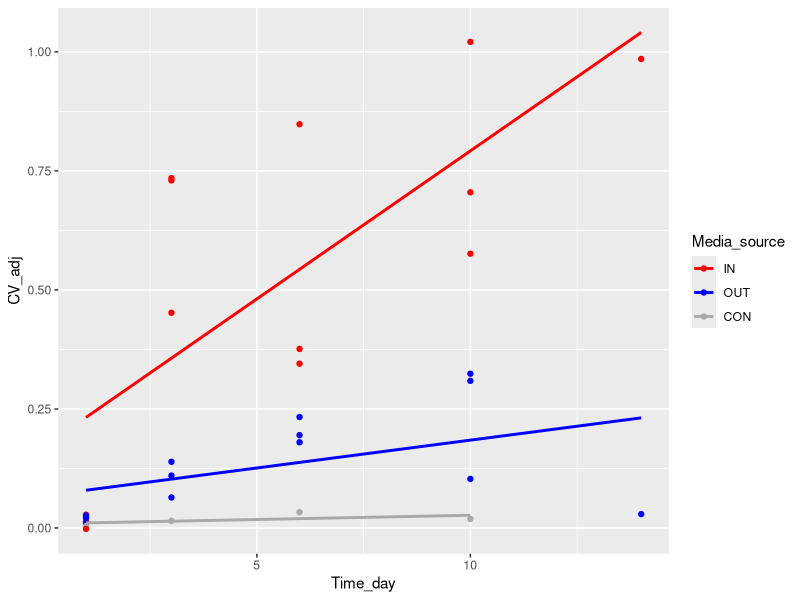
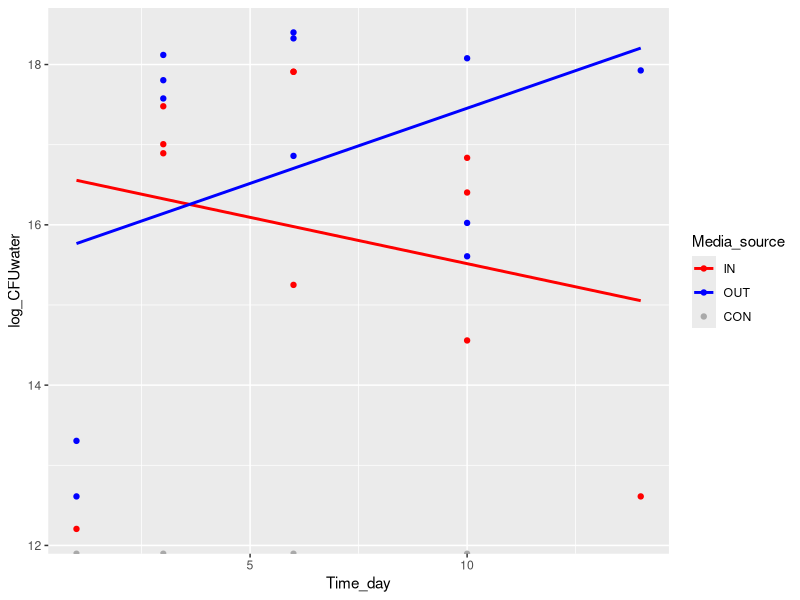
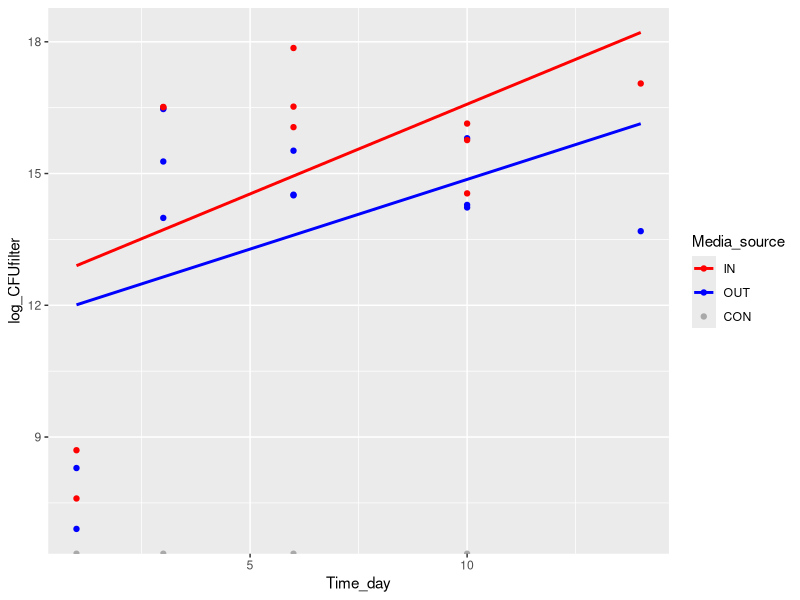
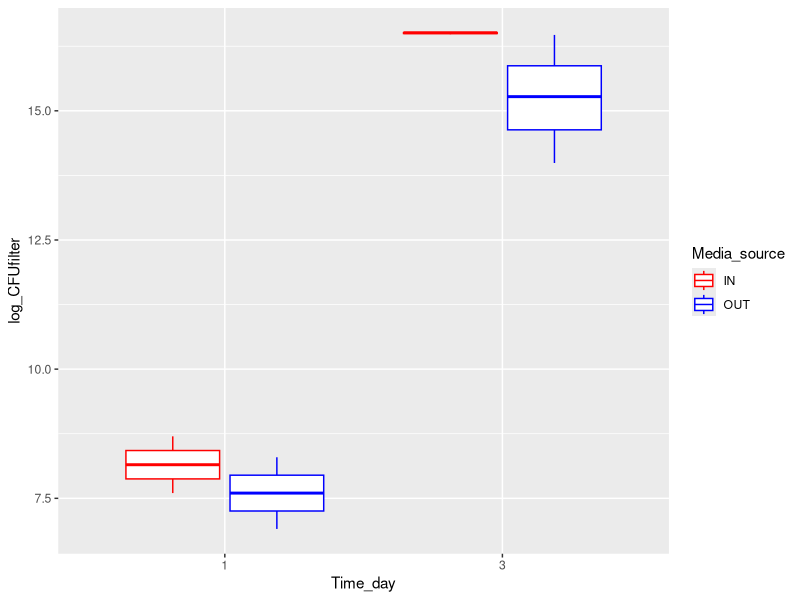
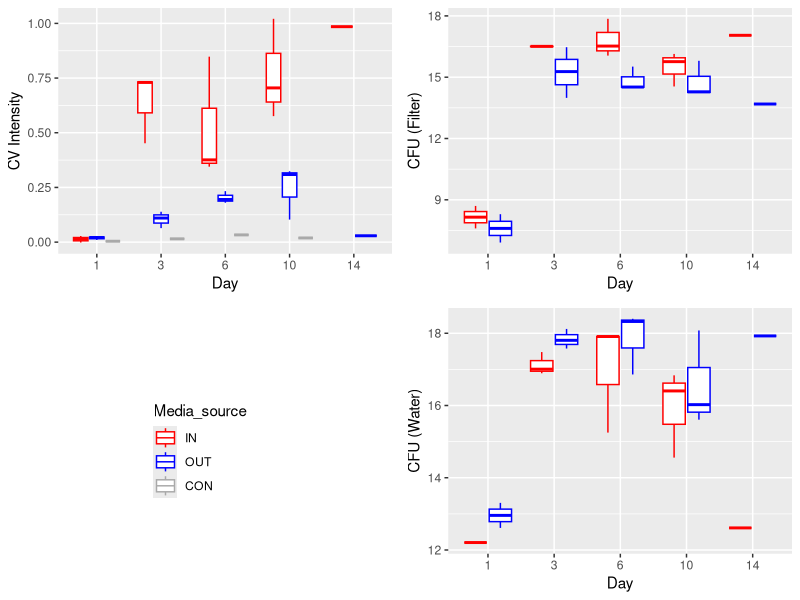
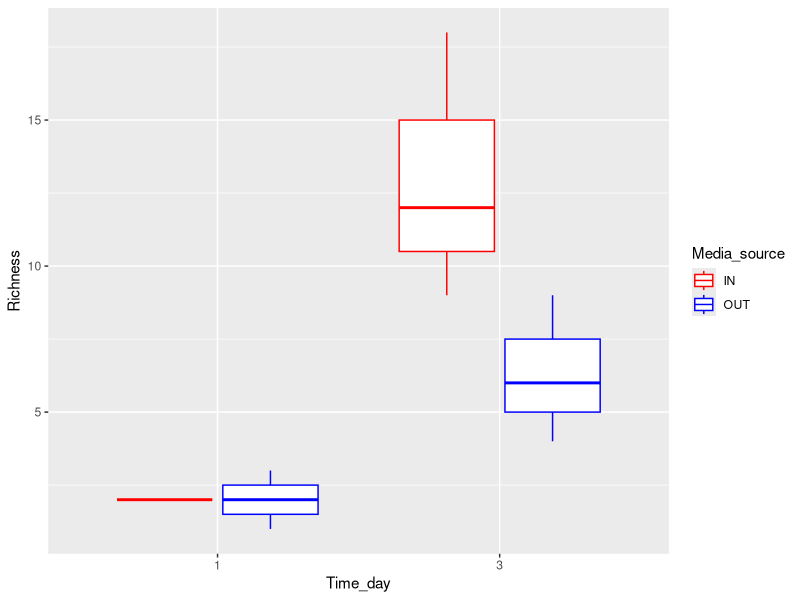
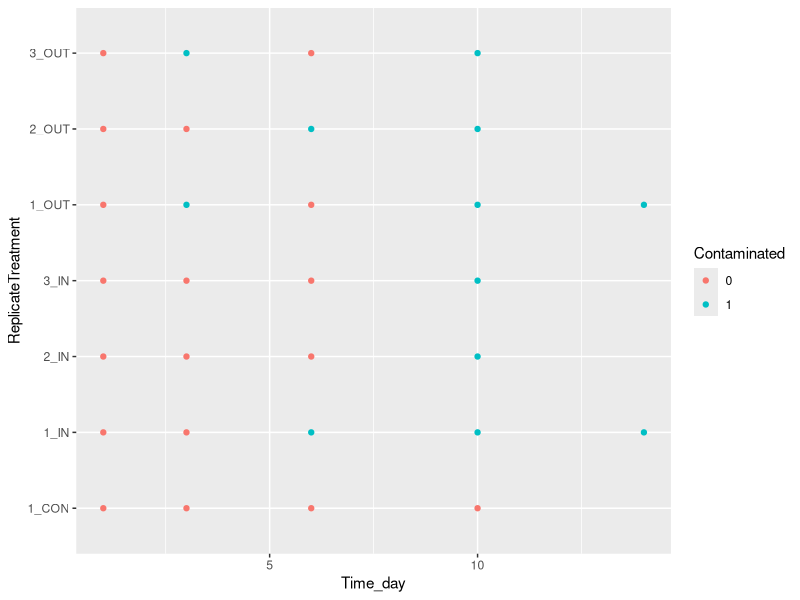

These figures' R source, in order:
#!bin/bash
library(tidyverse)
library(gridExtra)
library(car)
setwd("~/Documents/PhD/Project_biofilm/")
dat <- read.delim("biofilm_results.txt", header=TRUE, stringsAsFactors = FALSE)
dat <- dat %>%
  mutate(log_CFUfilter = log(CFU_estimate_filter), log_CFUwater = log(CFU_estimate_water)) %>%
  mutate(Media_source=factor(Media_source, levels=c("IN","OUT","CON")))
dat %>%
  ggplot(aes(x=Time_day, y=CV_adj, col=Media_source)) +
  geom_point() +
  geom_smooth(method="lm", se=FALSE) +
  scale_color_manual(values=c("red","blue","darkgrey"))

dat %>%
  ggplot(aes(x=Time_day, y=log_CFUwater, col=Media_source)) +
  geom_point() +
  geom_smooth(method="lm", se=FALSE)+
  scale_color_manual(values=c("red","blue","darkgrey"))
dat %>%
  ggplot(aes(x=Time_day, y=log_CFUfilter, col=Media_source)) +
  geom_point() +
  geom_smooth(method="lm", se=FALSE)+
  scale_color_manual(values=c("red","blue","darkgrey"))

g_legend <- function(a.gplot){ # from stack overflow
  tmp <- ggplot_gtable(ggplot_build(a.gplot)) 
  leg <- which(sapply(tmp$grobs, function(x) x$name) == "guide-box") 
  legend <- tmp$grobs[[leg]] 
  return(legend)} 

dat %>%
  filter(Richness!=0) %>%
  mutate(Time_day=factor(Time_day)) %>%
  ggplot() +
  geom_boxplot(aes(x=Time_day, y=log_CFUfilter, col=Media_source)) +
  scale_color_manual(values=c("red","blue"))

# Boxplots
pdf("biofilm_plots.pdf", height=4, width=4)
grid.arrange(
dat %>%
  mutate(Time_day=factor(Time_day)) %>%
  ggplot() +
  geom_boxplot(aes(x=Time_day, y=CV_adj, col=Media_source), show.legend=FALSE) +
  scale_color_manual(values=c("red","blue","darkgrey")) +
  ylab("CV Intensity") + xlab("Day")
, dat %>%
  mutate(Time_day = factor(Time_day)) %>%
  ggplot() +
  geom_boxplot(aes(x=Time_day, y=log_CFUfilter, col=Media_source), show.legend=FALSE)+
  scale_color_manual(values=c("red","blue","darkgrey")) +
  ylab("CFU (Filter)") + xlab("Day")
, g_legend(dat %>%
             mutate(Time_day=factor(Time_day)) %>%
             ggplot() +
             geom_boxplot(aes(x=Time_day, y=CV_adj, col=Media_source)) +
             scale_color_manual(values=c("red","blue","darkgrey")))
, dat %>%
  mutate(Time_day = factor(Time_day)) %>%
  ggplot() +
  geom_boxplot(aes(x=Time_day, y=log_CFUwater, col=Media_source), show.legend=FALSE)+
  scale_color_manual(values=c("red","blue","darkgrey"))+
  ylab("CFU (Water)") + xlab("Day")
, nrow=2)
dev.off()

pdf("richness.pdf", height=4, width=4)
dat %>%
  filter(Richness!=0) %>%
  mutate(Time_day=factor(Time_day)) %>%
  ggplot() +
  geom_boxplot(aes(x=Time_day, y=Richness, col=Media_source)) +
  scale_color_manual(values=c("red","blue"))
dev.off()

### Stats
anova(lm(CV_adj ~ Media_source*Time_day, data=dat))

dat.temp <- dat %>%
  filter(!is.na(log_CFUfilter), is.finite(log_CFUfilter))

anova(lm(CFU_estimate_filter ~ Media_source*Time_day, data=dat.temp))

dat.3 <- dat %>%
  filter(Time_day==3)
Anova(lm(Richness ~ Media_source, data=dat.3))

### Sterile nutrient tubes?

pdf("contaminated_tubes.pdf", width=5, height=3)
dat %>%
  unite(Rep, Media_source,col=ReplicateTreatment, remove=FALSE) %>%
  mutate(Contaminated=as.factor(CFU_estimate_tube)
         , ReplicateTreatment=factor(ReplicateTreatment, levels=c("1_CON","1_IN","2_IN","3_IN","1_OUT","2_OUT","3_OUT"))) %>%
  ggplot() +
  geom_point(aes(x=Time_day, y=ReplicateTreatment, col=Contaminated))
dev.off()


